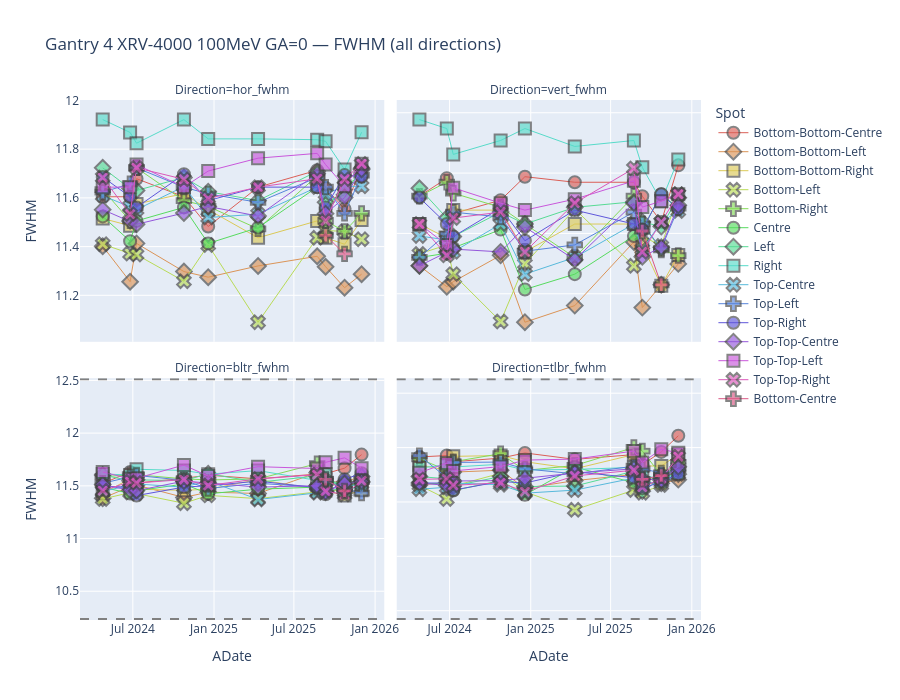

Write notebook code for a chart like this one.
### Markdown cell above
## 4 directions

### Code cell
plotly_fwhm_time_series(
    fwhm_df,
    gantry="Gantry 4",
    device="XRV-4000",
    energy=100,
    gantry_angle=0,
    n_months=24,
    fwhm_col="all",
    ref_df=ref_df,
    ref_source="TPS",
    tol_frac=0.10
)
